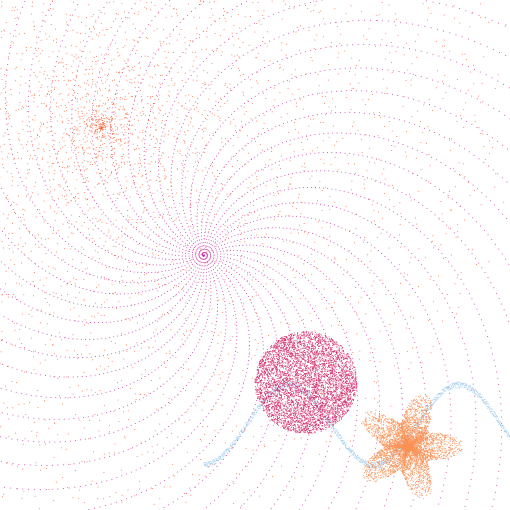
Frame 1 (no input)
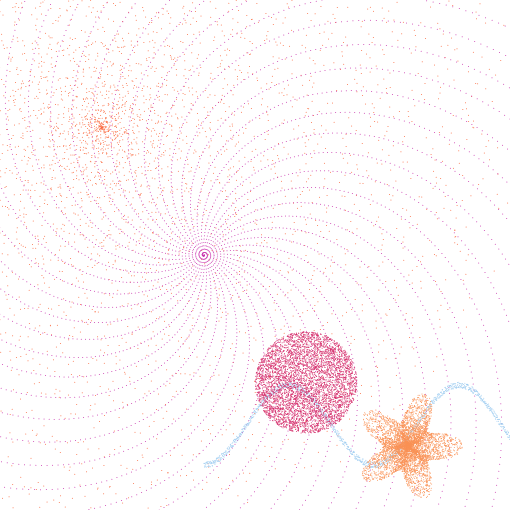
Frame 60 (no input)
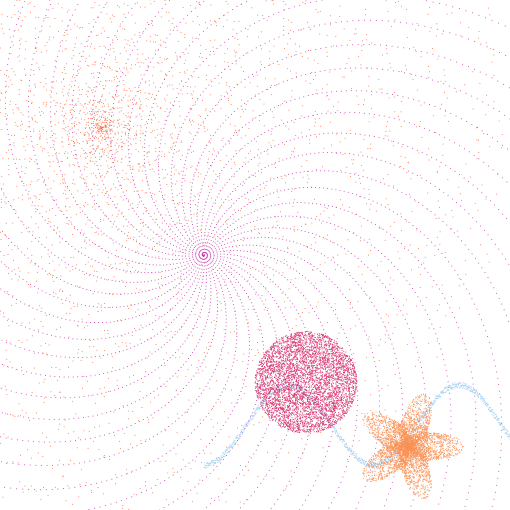
Frame 120 (the mouse pressed at the canvas centre since frame 60)

The p5.js sketch that drew these frames (run headless with seeded random() and noise() and a simulated clock; from frame 60 on, the mouse is pressed at the canvas centre):

// p5.js sketch
// ── sketch.js
/* DN3008 Generative Art, Ashley Hi 2026
 * Week 5 - Randomness & Noise
 * Biased Noise
 */

function setup() {
  createCanvas(510, 510);
  frameRate(60);
  stroke(300);
  noFill();
}

function draw() {
  background("white");

  // Uncomment the code to try the different examples.
  // Comment it again before running the next one.
  
  //Spiral
  stroke(250, 107, 64); // orange
  translate(width / 5, height / 4); // move origin
  for (var i = 0; i < 5000; i++) {
    var angle = i * 0.15;
    var cirDist = i * 0.08;
    var c = createVector(cos(angle), sin(angle));
    cirDist = cirDist + random(-20, 20);
    c.mult(cirDist);
    point(c.x, c.y);
  } 
stroke(201, 54, 174); // purple
  translate(width / 5, height / 4); // move origin
  for (var i = 0; i < 5000; i++) {
    var angle = i * 0.15;
    var cirDist = i * 0.08;
    var c = createVector(cos(angle), sin(angle));
    c.mult(cirDist);
    point(c.x, c.y);
  } 
// wave blue
  push();
  stroke(158,204,240); // light blue
  translate(0, height /3); // move origin
  var amp = 40;
  for (var i = 0; i < 2000; i++) {
   var waveX = i * (width / 2000);

  var waveY = cos((waveX / width) * PI * 6) * amp;

  waveY += random(-3, 3);

  point(waveX, waveY);

  }
  pop();
  // circle
  stroke(213,48, 109);// pink
  translate(width / 5, height / 4);// move origin to center of circle
  for (var i = 0; i < 5000; i++) {// draw points in a circle
    var cirDist = (max(random(0, 1), random(0, 1)) * width) / 10;
    var angle = random(0, PI * 2); // random angle
    var c = createVector(cos(angle), sin(angle));// create a unit vector
    c.mult(cirDist);
    point(c.x, c.y);
  }
// star point cloud

push();
stroke(249, 146, 86); // light orange
translate(width / 5, height /8);// move origin to center of star
var points = 5000;
var outerRadius = 55;
var innerRadius = 25;
for (var i = 0; i < points; i++) {

  var angle = random(0, TWO_PI);

  // 5-point star shape
  var starRadius = map(
    cos(angle * 5),
    -1,
    1,
    innerRadius,
    outerRadius
  );
  var distance = random(0, starRadius);
  var x = cos(angle) * distance;
  var y = sin(angle) * distance;

  point(x, y);
}

pop();


  //=== 1 - even distribution of random points ===
  //for (var i = 0; i < 5000; i++) {
  //  var x = random(0, width);
   // var y = random(0, height);
   // point(x, y);
 // }

  //=== 2 - bias towards the left ===
  //for (var i = 0; i < 5000; i++) {
  // var x = min(random(0, width), random(0, width));
   // var y = random(0, height);
   // point(x, y);
  //}

  //=== 3 - bias towards bottom left corner ===
  //for (var i = 0; i < 5000; i++) {
  //  var x = min(random(0, width), random(0, width));
  //  var y = max(random(0, height), random(0, height));
  //  point(x, y);
  //}

  //=== 4 - create more extreme effects ===
  // for (var i = 0; i < 5000; i++) {
  //   var x = getMinBiasRand(0, width, 5);
  //   var y = getMaxBiasRand(0, height, 5);
  //   point(x, y);
  // }
}

//function getMinBiasRand(_min, _max, iters) {
 // var r = _max;
 //for (var i = 0; i < iters; i++) {
//    r = min(r, random(_min, _max));
 // }
 //return r;
//}

//function getMaxBiasRand(_min, _max, iters) {
 // var r = _min;
  //for (var i = 0; i < iters; i++) {
   // r = max(r, random(_min, _max));
 // }
 // return r;
//}

// ── OrangeDots.js


function setup() {
  createCanvas(510, 510);
  frameRate(60);
  stroke(300);
  noFill();
}

function draw() {
  background("white");

  // Uncomment the code to try the different examples.
  // Comment it again before running the next one.
  
  //Spiral
  stroke(250, 107, 64); // orange
  translate(width / 5, height / 4); // move origin
  for (var i = 0; i < 5000; i++) {
    var angle = i * 0.15;
    var cirDist = i * 0.08;
    var c = createVector(cos(angle), sin(angle));
    cirDist = cirDist + random(-20, 20);
    c.mult(cirDist);
    point(c.x, c.y);
  } 
stroke(201, 54, 174); // purple
  translate(width / 5, height / 4); // move origin
  for (var i = 0; i < 5000; i++) {
    var angle = i * 0.15;
    var cirDist = i * 0.08;
    var c = createVector(cos(angle), sin(angle));
    c.mult(cirDist);
    point(c.x, c.y);
  } 
// wave blue
  push();
  stroke(158,204,240); // light blue
  translate(0, height /3); // move origin
  var amp = 40;
  for (var i = 0; i < 2000; i++) {
   var waveX = i * (width / 2000);

  var waveY = cos((waveX / width) * PI * 6) * amp;

  waveY += random(-3, 3);

  point(waveX, waveY);

  }
  pop();
  // circle
  stroke(213,48, 109);// pink
  translate(width / 5, height / 4);// move origin to center of circle
  for (var i = 0; i < 5000; i++) {// draw points in a circle
    var cirDist = (max(random(0, 1), random(0, 1)) * width) / 10;
    var angle = random(0, PI * 2); // random angle
    var c = createVector(cos(angle), sin(angle));// create a unit vector
    c.mult(cirDist);
    point(c.x, c.y);
  }
// star point cloud

push();
stroke(249, 146, 86); // light orange
translate(width / 5, height /8);// move origin to center of star
var points = 5000;
var outerRadius = 55;
var innerRadius = 25;
for (var i = 0; i < points; i++) {

  var angle = random(0, TWO_PI);

  // 5-point star shape
  var starRadius = map(
    cos(angle * 5),
    -1,
    1,
    innerRadius,
    outerRadius
  );
  var distance = random(0, starRadius);
  var x = cos(angle) * distance;
  var y = sin(angle) * distance;

  point(x, y);
}

pop();


  //=== 1 - even distribution of random points ===
  //for (var i = 0; i < 5000; i++) {
  //  var x = random(0, width);
   // var y = random(0, height);
   // point(x, y);
 // }

  //=== 2 - bias towards the left ===
  //for (var i = 0; i < 5000; i++) {
  // var x = min(random(0, width), random(0, width));
   // var y = random(0, height);
   // point(x, y);
  //}

  //=== 3 - bias towards bottom left corner ===
  //for (var i = 0; i < 5000; i++) {
  //  var x = min(random(0, width), random(0, width));
  //  var y = max(random(0, height), random(0, height));
  //  point(x, y);
  //}

  //=== 4 - create more extreme effects ===
  // for (var i = 0; i < 5000; i++) {
  //   var x = getMinBiasRand(0, width, 5);
  //   var y = getMaxBiasRand(0, height, 5);
  //   point(x, y);
  // }
}

//function getMinBiasRand(_min, _max, iters) {
 // var r = _max;
 //for (var i = 0; i < iters; i++) {
//    r = min(r, random(_min, _max));
 // }
 //return r;
//}

//function getMaxBiasRand(_min, _max, iters) {
 // var r = _min;
  //for (var i = 0; i < iters; i++) {
   // r = max(r, random(_min, _max));
 // }
 // return r;
//}
